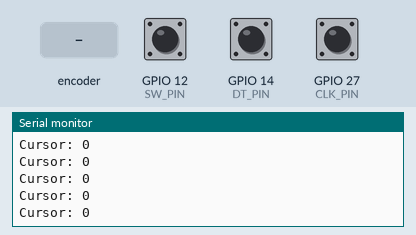
Recording of a sketch running on a simulated ESP32. Shown: the last lines printed to the serial monitor. The test bench sets the inputs (shaded band); at power-on: GPIO 12 (SW_PIN) HIGH, GPIO 14 (DT_PIN) HIGH, GPIO 27 (CLK_PIN) HIGH.

Above: at 1.2 s.
1.3 s: GPIO 12 (SW_PIN) pulled LOW for 0.15 s
At 1.51 s:
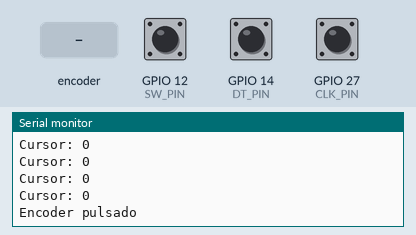
2.9 s: rotary encoder on GPIO 27 (CLK_PIN) / GPIO 14 (DT_PIN) turned 1 step (first pin leading)
At 2.91 s:
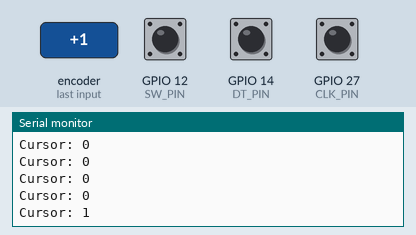
4.6 s: rotary encoder on GPIO 27 (CLK_PIN) / GPIO 14 (DT_PIN) turned 1 step (first pin leading)
At 4.61 s:
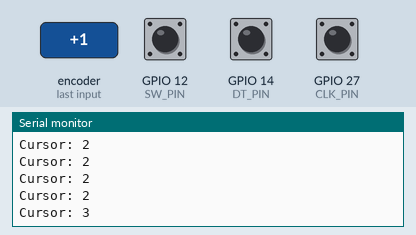
Timing chart, 0 to 7.6 s (numbered marks = the images above; inputs shaded):
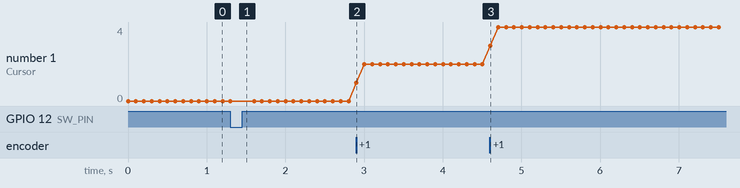

The sketch:

test_encoder_rotativo_interrupt.ino
```cpp
/*
 * Código para probar el funcionamiento de un encoder rotativo con interrupciones.
 *
 *
 * Pines para placa de pruebas (ESP32):
 *
 */

#define CLK_PIN 27
#define DT_PIN 14
#define SW_PIN 12

volatile int cursor = 0;
volatile int last_st_clk;

void IRAM_ATTR handleEncoder() {
  int st_clk = digitalRead(CLK_PIN);
  if (st_clk != last_st_clk) {
    if (digitalRead(DT_PIN) != st_clk) {
      ++cursor;
    } else {
      --cursor;
    }
  }
  last_st_clk = st_clk;
}

void setup() {
  pinMode(CLK_PIN, INPUT);
  pinMode(DT_PIN, INPUT);
  pinMode(SW_PIN, INPUT_PULLUP);
  Serial.begin(9600);

  last_st_clk = digitalRead(CLK_PIN);
  attachInterrupt(digitalPinToInterrupt(CLK_PIN), handleEncoder, CHANGE);
}

void loop() {
  noInterrupts();
  int cursor_local = cursor;
  interrupts();

  Serial.print("Cursor: ");
  Serial.println(cursor_local);

  if (!digitalRead(SW_PIN)) {
    Serial.println("Encoder pulsado");
    delay(200);
  }

  delay(100);
}
```

Measured:
- after the input at 1.3 s, the serial monitor: prints a new line at once (image 1)
- after the input at 2.9 s, the serial monitor: prints a new line at once (image 2)
- after the input at 4.6 s, the serial monitor: prints a new line at once (image 3)
- plotted number 1: 0 → 2 after the input at 2.9 s, 2 → 4 after the input at 4.6 s
